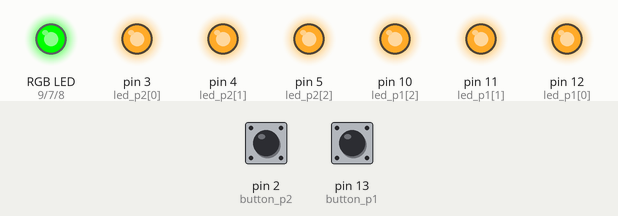
Bench run of a sketch on a simulated Arduino Uno, built with avr-gcc and run on an emulated ATmega328P. Parts: an RGB LED mixed from three pins (HIGH = lit), output pins drawn as LEDs (lit = HIGH). The test bench sets the inputs (shaded band); at power-on: pin 2 (button_p2) LOW, pin 13 (button_p1) LOW. Random numbers use the default seed unless the sketch sets one.

Above: at 3.5 s.
3.6 s: pin 2 (button_p2) pulled HIGH for 0.15 s
At 5.8 s:
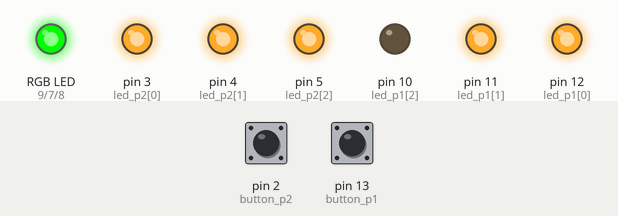
6.6 s: pin 13 (button_p1) pulled HIGH for 0.15 s
At 8.4 s:
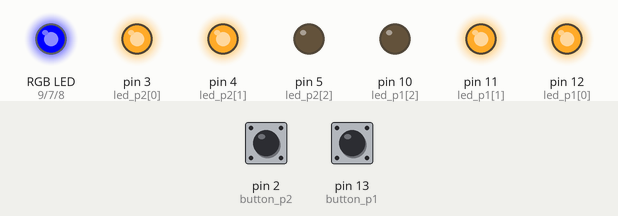
9.6 s: pin 13 (button_p1) pulled HIGH for 1 s
At 11.3 s:
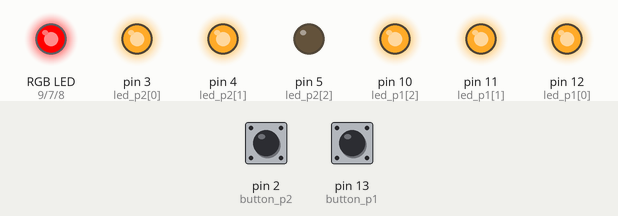
12.6 s: pin 2 (button_p2) pulled HIGH for 1 s
At 15.3 s:
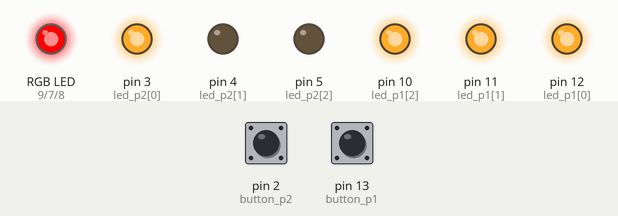
15.6 s: pin 2 (button_p2) pulled HIGH for 0.15 s
At 18.3 s:
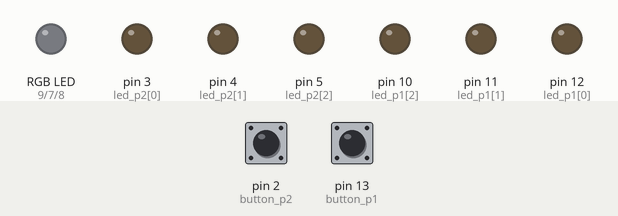
18.6 s: pin 13 (button_p1) pulled HIGH for 3.2 s
Timing chart, 0 to 24.3 s (numbered marks = the images above; inputs shaded):
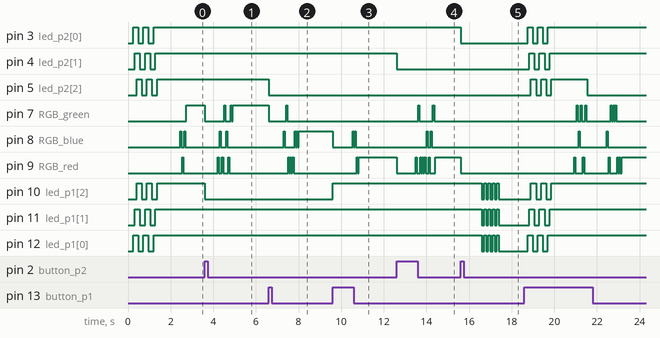

Measured:
- after the input at 3.6 s, pin 10 (led_p1[2]): HIGH → LOW at once
- after the input at 6.6 s, pin 5 (led_p2[2]): HIGH → LOW at once
- after the input at 9.6 s, pin 10 (led_p1[2]): LOW → HIGH at once
- after the input at 12.6 s, pin 4 (led_p2[1]): HIGH → LOW at once
- after the input at 15.6 s, pin 3 (led_p2[0]): HIGH → LOW at once; pin 10 (led_p1[2]), pin 11 (led_p1[1]), pin 12 (led_p1[0]): alternates HIGH for 0.10 s and LOW for 0.10 s, 9 changes in all, then stays LOW, starting after 1.0 s
- by itself, pin 8 (RGB_blue): alternates HIGH for 0.05 s and LOW for 1.3 s
- by itself, pin 3 (led_p2[0]), pin 4 (led_p2[1]), pin 5 (led_p2[2]), pin 10 (led_p1[2]), pin 11 (led_p1[1]), pin 12 (led_p1[0]): alternates HIGH for 0.24 s and LOW for 0.24 s, 5 changes in all, then stays HIGH

The sketch:

NEECReact.ino
```cpp
/*----------------------
Workshop Arduino NEEC 2022
Jogo React
-----------------------/*

/*variáveis para butões*/
int button_p1 = 13;
int button_p2 = 2;

/*variáveis para leds de vida*/
int led_p1[] = {12, 11, 10};
int led_p2[] = {3, 4, 5};

/*variáveis para led rgb*/
int RGB_green = 7;
int RGB_blue = 8;
int RGB_red = 9;

/*variáveis de delay*/
int delay_max = 1000;
int delay_min = 300;
int delay_max_no_press = 900;
int delay_flash_init = 80;
int delay_end_flash = 100;

/* vidas de cada jogador */
int life_p1;
int life_p2;


/*-----------------------/setup()/----------------------*/
void setup() {

  // Input para os pins dos butões
  pinMode(button_p1, INPUT);
  pinMode(button_p2, INPUT);

  // Output para os pins dos leds
  for(int i = 0; i < 3; i++) {
    pinMode(led_p1[i], OUTPUT);
    pinMode(led_p2[i], OUTPUT);
  }

  // Output para os pins do RGB
  pinMode(RGB_green, OUTPUT);
  pinMode(RGB_red, OUTPUT);
  pinMode(RGB_blue, OUTPUT);
  // Utilizar o valor de um pin analógico não utilizado para o randomize
  randomSeed(analogRead(A0));
}
/*-----------------------/setup()/----------------------*/

/*-----------------------/loop()/----------------------*/
void loop() {
  int winner;

  life_p1 = 3, life_p2 = 3;

  // Chamar função que inicializa o jogo
  Game_init();
  delay(delay_max);

  // Chamar função do jogo principal, a retornar o vencedor
  winner = MainGame();

  // Chamar funçao que acaba o jogo com a vitória de um player
  EndGame(winner);
  delay(delay_max);
}
/*-----------------------/loop()/----------------------*/

/*--------------------------------------------------
função de inicialização (LEDS A PISCAR)
---------------------------------------------------*/
void Game_init() {

  // Por três iterações (vezes)
  for(int j = 0; j < 3; j++) {

    // Piscar os leds (acender e apagar)
    // Apagar primeiro para ficarem as vidas "prontas"
    for(int i = 0; i < 3; i++) {
      digitalWrite(led_p1[i], LOW);
      digitalWrite(led_p2[i], LOW);
      delay(delay_flash_init);
    }

    for(int i = 0; i < 3; i++) {
      digitalWrite(led_p1[i], HIGH);
      digitalWrite(led_p2[i], HIGH);
      delay(delay_flash_init);
    }
  }
}

/*--------------------------------------------------
função principal para cada jogo
----------------------------------------------------*/
int MainGame() {
  int i = 2, j = 2, rand_led, winner, rand_delay, w_max;

  while(life_p1 != 0 && life_p2 != 0) {

    w_max = random(3, 10);

    for(int w = 0; w < w_max; w++) {
      rand_led = random(RGB_green, RGB_red + 1);
      digitalWrite(rand_led, HIGH);
      delay(50);
      digitalWrite(rand_led, LOW);
      delay(50);
    }

    rand_led = random(RGB_green, RGB_red + 1);
    digitalWrite(rand_led, HIGH);

    winner = Round_Judge(rand_led);
    digitalWrite(rand_led, LOW);


    if(winner == 1) {
      /* jogador 1 ganhou; jogador 2 perde 1 vida */
      digitalWrite(led_p2[life_p2-1], LOW);
      life_p2--;
    }

    else if(winner == 2) {
      /* jogador 2 ganhou; jogador 1 perde 1 vida */
      digitalWrite(led_p1[life_p1-1], LOW);
      life_p1--;
    }

    else if(winner == 3) {
      /* jogador 1 ganha 1 vida */
      if(life_p1 < 3) {
        digitalWrite(led_p1[life_p1], HIGH);
        life_p1++;
      }
    }

    else if(winner == 4) {
      /* jogador 2 ganha 1 vida */
      if(life_p2 < 3) {
        digitalWrite(led_p2[life_p2], HIGH);
        life_p2++;
      }
    }

    rand_delay = random(delay_min, delay_max);
    delay(rand_delay);
  }
  /* retorna sempre 1 ou 2 pois nao e fim do jogo se alguem ganhar 1 vida */
  return winner;
}


/*--------------------------------------------------
função que calcula o vencedor de cada ronda
----------------------------------------------------*/
int Round_Judge(int rand_led) {
  int over = 0, no_press = 0;
  int buttonState_p1, buttonState_p2, winner, no_press_limit;

  no_press_limit = random(500, delay_max_no_press);

  while(over == 0) {

    buttonState_p1 = digitalRead(button_p1);
    buttonState_p2 = digitalRead(button_p2);

    if(buttonState_p1 == HIGH) {

      if(rand_led == RGB_green) {
        winner = 1;
        over++;
      }
      else if(rand_led == RGB_red) {
        winner = 2;
        over++;
      }
      else if(rand_led == RGB_blue) {
       winner = 3;
       over++;
      }
    }

    else if(buttonState_p2 == HIGH) {

      if(rand_led == RGB_green) {
        winner = 2;
        over++;
      }
      else if(rand_led == RGB_red) {
        winner = 1;
        over++;
      }
      else if(rand_led == RGB_blue) {
        winner = 4;
        over++;
      }
    }

    else
      no_press++;


    if(no_press == no_press_limit) {
      winner = 0;
      over++;
    }

    /* truque ninja */
    delay(4);
  }

  return winner;
}


/*--------------------------------------------------
função para o pisca-pisca no final de cada jogo
---------------------------------------------------*/
void EndGame(int winner) {
  if(winner == 1) {
    for(int i = 0; i < 5; i++) {
      digitalWrite(led_p1[0], HIGH);
      digitalWrite(led_p1[1], HIGH);
      digitalWrite(led_p1[2], HIGH);
      delay(delay_end_flash);
      digitalWrite(led_p1[0], LOW);
      digitalWrite(led_p1[1], LOW);
      digitalWrite(led_p1[2], LOW);
      delay(delay_end_flash);
    }
  }
  else {
    for(int i = 0; i < 5; i++) {
      digitalWrite(led_p2[0], HIGH);
      digitalWrite(led_p2[1], HIGH);
      digitalWrite(led_p2[2], HIGH);
      delay(delay_end_flash);
      digitalWrite(led_p2[0], LOW);
      digitalWrite(led_p2[1], LOW);
      digitalWrite(led_p2[2], LOW);
      delay(delay_end_flash);
    }
  }
}
```
